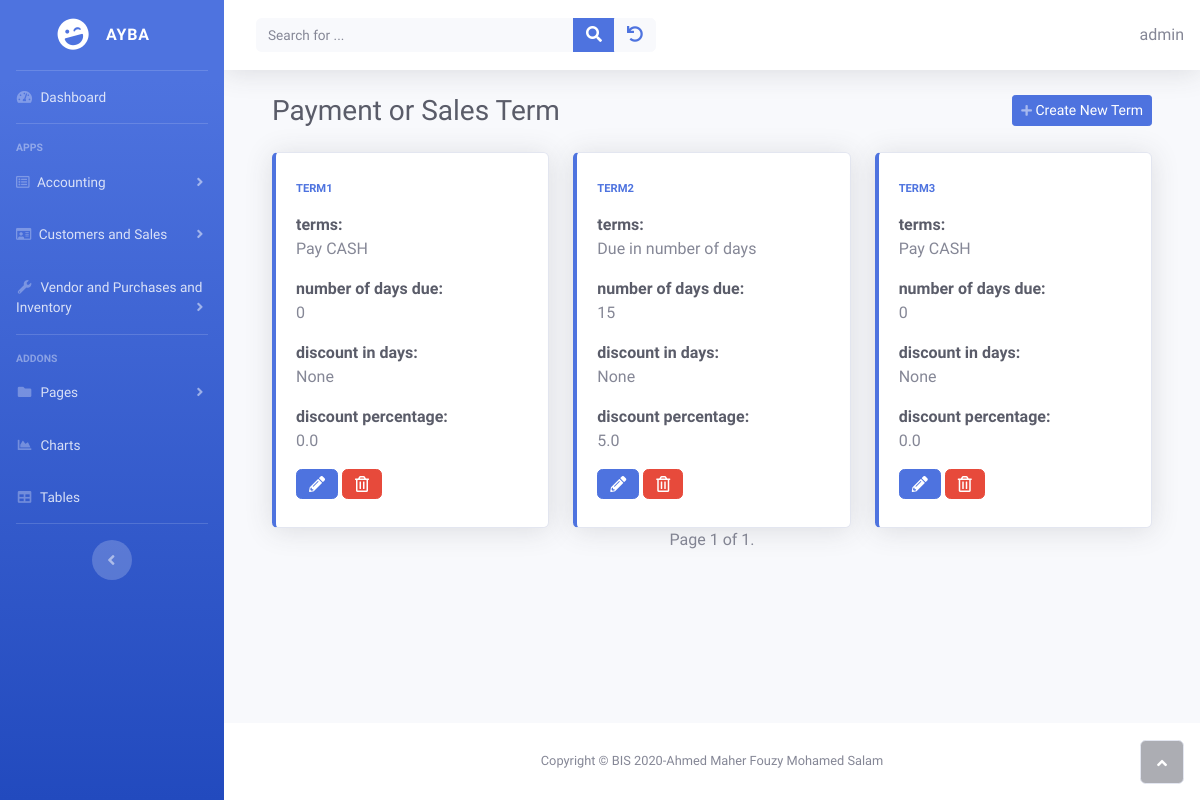
Page /inventory/list_term (signed in) on the earlier database version.
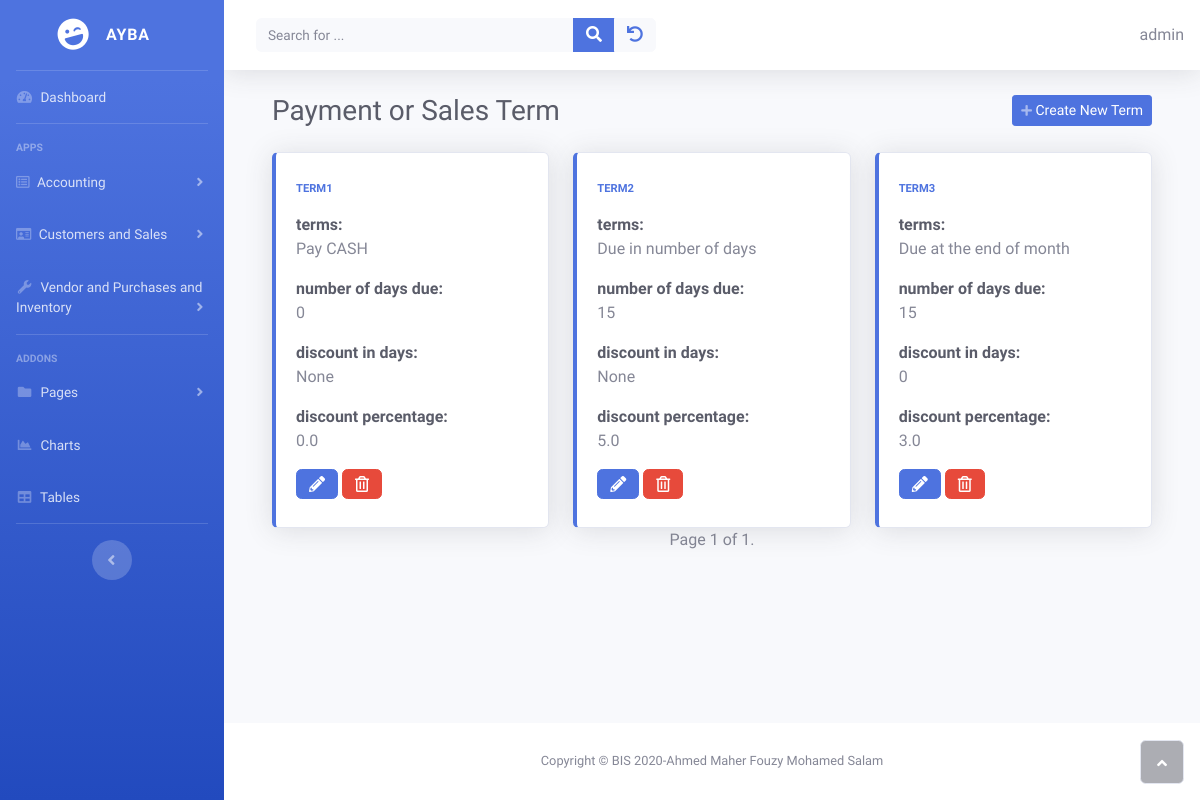
Same page on the later database version.
### inventory/models.py (models this page shows, shortened)
class PaymentSalesTerm(models.Model):
    class Term(models.IntegerChoices):
        CASH = 0 , _("Pay CASH")
        ON_DEMAND = 1 , _("Cash On Demand")
        DAYS = 2, _("Due in number of days")
        END_OF_MONTH = 3,_("Due at the end of month")
        NEXT_MONTH = 4,_("Due on the next Month")
        OTHER = 5, _("let me specify the due date DD-MM-YYY")
    class PAY_METHOD(models.IntegerChoices):
        CASH = 1
        ACCOUNTS_PAYABLE = 2
    owner = models.ForeignKey(get_user_model(), on_delete=models.CASCADE)
    config = models.CharField(
        max_length=100,
        help_text="Specify name for this setting"
        )
    terms = models.IntegerField(choices=Term.choices , default=Term.CASH , blank=False)
    num_of_days_due = models.PositiveSmallIntegerField(
        help_text="in case of you want to specify number of days due",
        default= 0
    )
    discount_in_days = models.PositiveSmallIntegerField(
        validators=[MaxValueValidator(32)] ,
        null = True,
        blank = True,
        default = 0
    )
    discount_percentage = models.FloatField(
        help_text="Enter discount like this 5%>>will be  5 not 0.05",
        default = 0
    )
    cash_account =  models.ForeignKey('sole_proprietorship.Accounts',on_delete=models.CASCADE , related_name='payment_sales_term_cash_account')
    accounts_payable =models.ForeignKey('sole_proprietorship.Accounts',on_delete=models.CASCADE , related_name='payment_sales_term_accounts_payable_account')
    freight_in_account = models.ForeignKey('sole_proprietorship.Accounts',
                                    on_delete=models.CASCADE,
                                    related_name='freight_in_account',
                                    help_text='choose A/p or Cash to determine if you paid this cost cash or not')
    freight_out_account = models.ForeignKey('sole_proprietorship.Accounts',
        on_delete= models.CASCADE,
        help_text = 'choose frieght out expense account',
        related_name = 'freight_out_account'
    )
    pay_freight_out = models.IntegerField(choices=PAY_METHOD.choices,
        help_text = 'How You will pay frieht-out?',
    )
    COGS =  models.ForeignKey('sole_proprietorship.Accounts',
    on_delete=models.CASCADE,
    help_text='Select Cost of goods sold Account',
    related_name = 'COGS'
    )
    sales_revenue = models.ForeignKey('sole_proprietorship.Accounts',
        on_delete=models.CASCADE,
        help_text='Select Sales revenue account',
        related_name = 'sales_revenue'
    )
    accounts_receivable = models.ForeignKey('sole_proprietorship.Accounts',
        on_delete=models.CASCADE,
        help_text='Select Accounts receivable account',
        related_name = 'accounts_receivable'
    )
    sales_return = models.ForeignKey('sole_proprietorship.Accounts',
        on_delete=models.CASCADE,
        help_text='Select Sales return account',
        related_name = 'sales_return'
    )
    sales_allowance = models.ForeignKey('sole_proprietorship.Accounts',
        on_delete=models.CASCADE,
        help_text='Select Sales allowance account',
        related_name = 'sales_allowance'
    )
    sales_discount = models.ForeignKey('sole_proprietorship.Accounts',
        on_delete=models.CASCADE,
        help_text='Select Sales discount account',
        related_name = 'sales_discount'
    )

### inventory/views.py (the view)
# urls.py: path('list_term' , views.ListTermView.as_view() , name="list_term" ),
class ListTermView(OwnerListView):
    model = PaymentSalesTerm
    template_name = "inventory/term_list.html"
    paginate_by = 5
    ordering = ["config"]

### home/owner.py (called while the page is built)
    def get_queryset(self):
        qs = super(OwnerListView, self).get_queryset()
        return qs.filter(owner=self.request.user)

### inventory/templates/inventory/term_list.html
{% extends 'home/base.html' %}
{% block content %}
<div class="container">
    <div class="d-sm-flex justify-content-between align-items-center mb-4">
        <h3 class="text-dark mb-0">Payment or Sales Term</h3><a class="btn btn-primary btn-sm d-none d-sm-inline-block" role="button" href="{% url 'inventory:create_term'%}"><i class="fa fa-plus fa-sm text-white-50"></i>&nbsp;Create New Term</a>
    </div>
    <div class="row">
    {% if paymentsalesterm_list %}
        {% for term in paymentsalesterm_list %}
         <div class="col-auto col-sm-12 col-md-12 col-lg-4 col-xl-4">
            <div class="card shadow border-left-primary py-2">
                <div class="card-body">
                    <div class="row align-items-center no-gutters">
                        <div class="col mr-2">
                            <div class="text-uppercase text-primary font-weight-bold text-xs mb-1"><span>{{ term.config }}</span></div>
                            <p><div class="text-dark font-weight-bold h7 mb-0"><span>terms:</span></div>{{ term.get_terms_display  }} <p>
                            <p><div class="text-dark font-weight-bold h7 mb-0"><span>number of days due:</span></div>{{ term.num_of_days_due  }} <p>
                            <p><div class="text-dark font-weight-bold h7 mb-0"><span>discount in days:</span></div>{{ term.discount_in_days  }} <p>
                            <p><div class="text-dark font-weight-bold h7 mb-0"><span>discount percentage:</span></div>{{ term.discount_percentage  }} <p>
                        </div>
                    </div>
                    <a href="{% url 'inventory:update_term' term.id %}">
                        <button type="button" class="btn btn-primary"><i class="fas fa-pencil-alt d-xl-flex justify-content-xl-center align-items-xl-center"></i></button>
                    </a>
                    <a href="{% url 'inventory:delete_term' term.id %}">
                    <button type="button" class="btn btn-danger"><i class="far fa-trash-alt d-xl-flex justify-content-xl-center align-items-xl-center"></i></button>
                    </a>
                </div>
            </div>
        </div>
        {% endfor %}
    {% else %}
        <p>There is nothing in database yet.</p>
    {% endif %}
    </div>
</div>
{% include 'home/pagination.html' %}
{% endblock %}

Differences in the rows shown:
changed PaymentSalesTerm "TERM3": terms "Pay CASH" → "Due at the end of month"; num_of_days_due "0" → "15"; discount_in_days "None" → "0"; discount_percentage "0.0" → "3.0"
